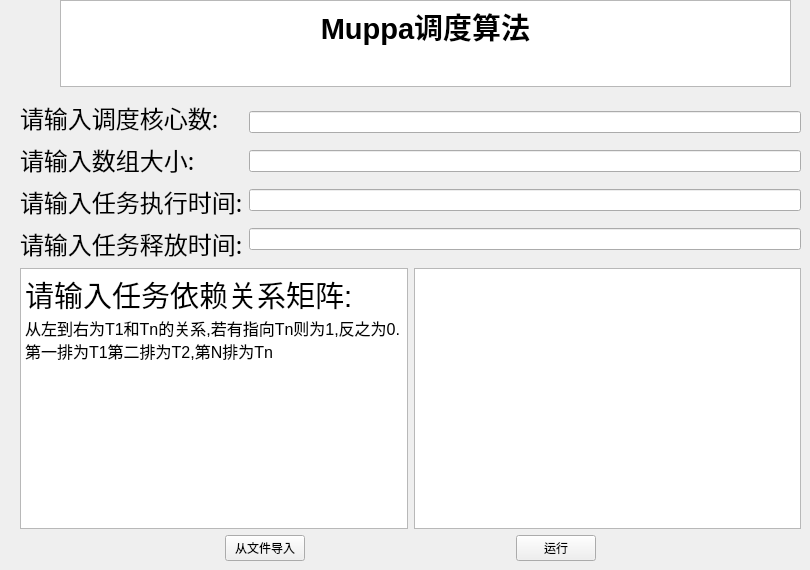
    <widget class="QWidget" name="page_2">
     <widget class="QWidget" name="verticalLayoutWidget">
      <property name="geometry">
       <rect>
        <x>60</x>
        <y>0</y>
        <width>731</width>
        <height>87</height>
       </rect>
      </property>
      <layout class="QVBoxLayout" name="verticalLayout">
       <item>
        <widget class="QTextBrowser" name="textBrowser_4">
         <property name="html">
          <string>&lt;!DOCTYPE HTML PUBLIC &quot;-//W3C//DTD HTML 4.0//EN&quot; &quot;http://www.w3.org/TR/REC-html40/strict.dtd&quot;&gt;
&lt;html&gt;&lt;head&gt;&lt;meta name=&quot;qrichtext&quot; content=&quot;1&quot; /&gt;&lt;meta charset=&quot;utf-8&quot; /&gt;&lt;style type=&quot;text/css&quot;&gt;
p, li { white-space: pre-wrap; }
hr { height: 1px; border-width: 0; }
li.unchecked::marker { content: &quot;\2610&quot;; }
li.checked::marker { content: &quot;\2612&quot;; }
&lt;/style&gt;&lt;/head&gt;&lt;body style=&quot; font-family:'Microsoft YaHei UI'; font-size:9pt; font-weight:400; font-style:normal;&quot;&gt;
&lt;p align=&quot;center&quot; style=&quot; margin-top:0px; margin-bottom:0px; margin-left:0px; margin-right:0px; -qt-block-indent:0; text-indent:0px;&quot;&gt;&lt;span style=&quot; font-size:22pt; font-weight:700;&quot;&gt;Muppa调度算法&lt;/span&gt;&lt;/p&gt;&lt;/body&gt;&lt;/html&gt;</string>
         </property>
        </widget>
       </item>
      </layout>
     </widget>
     <widget class="QWidget" name="layoutWidget">
      <property name="geometry">
       <rect>
        <x>20</x>
        <y>100</y>
        <width>781</width>
        <height>461</height>
       </rect>
      </property>
      <layout class="QVBoxLayout" name="verticalLayout_7">
       <item>
        <layout class="QHBoxLayout" name="horizontalLayout_13">
         <item>
          <layout class="QVBoxLayout" name="verticalLayout_3">
           <item>
            <widget class="QLabel" name="label_8">
             <property name="font">
              <font>
               <family>黑体</family>
               <pointsize>18</pointsize>
              </font>
             </property>
             <property name="text">
              <string>请输入调度核心数:</string>
             </property>
            </widget>
           </item>
           <item>
            <widget class="QLabel" name="label_5">
             <property name="font">
              <font>
               <family>黑体</family>
               <pointsize>18</pointsize>
              </font>
             </property>
             <property name="text">
              <string>请输入数组大小:</string>
             </property>
            </widget>
           </item>
           <item>
            <widget class="QLabel" name="label_6">
             <property name="font">
              <font>
               <family>黑体</family>
               <pointsize>18</pointsize>
              </font>
             </property>
             <property name="text">
              <string>请输入任务执行时间:</string>
             </property>
            </widget>
           </item>
           <item>
            <widget class="QLabel" name="label_7">
             <property name="font">
              <font>
               <family>黑体</family>
               <pointsize>18</pointsize>
              </font>
             </property>
             <property name="text">
              <string>请输入任务释放时间:</string>
             </property>
            </widget>
           </item>
          </layout>
         </item>
         <item>
          <layout class="QVBoxLayout" name="verticalLayout_2">
           <item>
            <widget class="QLineEdit" name="lineEdit_7"/>
           </item>
           <item>
            <widget class="QLineEdit" name="lineEdit_4"/>
           </item>
           <item>
            <widget class="QLineEdit" name="lineEdit_5"/>
           </item>
           <item>
            <widget class="QLineEdit" name="lineEdit_6"/>
           </item>
          </layout>
         </item>
        </layout>
       </item>
       <item>
        <layout class="QHBoxLayout" name="horizontalLayout_14">
         <item>
          <widget class="QTextBrowser" name="textBrowser_5">
           <property name="autoFillBackground">
            <bool>true</bool>
           </property>
           <property name="styleSheet">
            <string notr="true"> pal.setColor(QPalette::Base, QColor(240,240,240));</string>
           </property>
           <property name="html">
            <string>&lt;!DOCTYPE HTML PUBLIC &quot;-//W3C//DTD HTML 4.0//EN&quot; &quot;http://www.w3.org/TR/REC-html40/strict.dtd&quot;&gt;
&lt;html&gt;&lt;head&gt;&lt;meta name=&quot;qrichtext&quot; content=&quot;1&quot; /&gt;&lt;meta charset=&quot;utf-8&quot; /&gt;&lt;style type=&quot;text/css&quot;&gt;
p, li { white-space: pre-wrap; }
hr { height: 1px; border-width: 0; }
li.unchecked::marker { content: &quot;\2610&quot;; }
li.checked::marker { content: &quot;\2612&quot;; }
&lt;/style&gt;&lt;/head&gt;&lt;body style=&quot; font-family:'Microsoft YaHei UI'; font-size:9pt; font-weight:400; font-style:normal;&quot;&gt;
&lt;p style=&quot; margin-top:0px; margin-bottom:0px; margin-left:0px; margin-right:0px; -qt-block-indent:0; text-indent:0px;&quot;&gt;&lt;span style=&quot; font-size:22pt;&quot;&gt;请输入任务依赖关系矩阵:&lt;/span&gt;&lt;/p&gt;
&lt;p style=&quot; margin-top:0px; margin-bottom:0px; margin-left:0px; margin-right:0px; -qt-block-indent:0; text-indent:0px;&quot;&gt;&lt;span style=&quot; font-family:'宋体','monospace'; font-size:12pt; color:#000000;&quot;&gt;从左到右为&lt;/span&gt;&lt;span style=&quot; font-family:'JetBrains Mono','monospace'; font-size:12pt; color:#000000;&quot;&gt;T1&lt;/span&gt;&lt;span style=&quot; font-family:'宋体','monospace'; font-size:12pt; color:#000000;&quot;&gt;和&lt;/span&gt;&lt;span style=&quot; font-family:'JetBrains Mono','monospace'; font-size:12pt; color:#000000;&quot;&gt;Tn&lt;/span&gt;&lt;span style=&quot; font-family:'宋体','monospace'; font-size:12pt; color:#000000;&quot;&gt;的关系&lt;/span&gt;&lt;span style=&quot; font-family:'JetBrains Mono','monospace'; font-size:12pt; color:#000000;&quot;&gt;,&lt;/span&gt;&lt;span style=&quot; font-family:'宋体','monospace'; font-size:12pt; color:#000000;&quot;&gt;若有指向&lt;/span&gt;&lt;span style=&quot; font-family:'JetBrains Mono','monospace'; font-size:12pt; color:#000000;&quot;&gt;Tn&lt;/span&gt;&lt;span style=&quot; font-family:'宋体','monospace'; font-size:12pt; color:#000000;&quot;&gt;则为&lt;/span&gt;&lt;span style=&quot; font-family:'JetBrains Mono','monospace'; font-size:12pt; color:#000000;&quot;&gt;1,&lt;/span&gt;&lt;span style=&quot; font-family:'宋体','monospace'; font-size:12pt; color:#000000;&quot;&gt;反之为&lt;/span&gt;&lt;span style=&quot; font-family:'JetBrains Mono','monospace'; font-size:12pt; color:#000000;&quot;&gt;0.&lt;/span&gt;&lt;span style=&quot; font-family:'宋体','monospace'; font-size:12pt; color:#000000;&quot;&gt;第一排为&lt;/span&gt;&lt;span style=&quot; font-family:'JetBrains Mono','monospace'; font-size:12pt; color:#000000;&quot;&gt;T1&lt;/span&gt;&lt;span style=&quot; font-family:'宋体','monospace'; font-size:12pt; color:#000000;&quot;&gt;第二排为&lt;/span&gt;&lt;span style=&quot; font-family:'JetBrains Mono','monospace'; font-size:12pt; color:#000000;&quot;&gt;T2,&lt;/span&gt;&lt;span style=&quot; font-family:'宋体','monospace'; font-size:12pt; color:#000000;&quot;&gt;第&lt;/span&gt;&lt;span style=&quot; font-family:'JetBrains Mono','monospace'; font-size:12pt; color:#000000;&quot;&gt;N&lt;/span&gt;&lt;span style=&quot; font-family:'宋体','monospace'; font-size:12pt; color:#000000;&quot;&gt;排为&lt;/span&gt;&lt;span style=&quot; font-family:'JetBrains Mono','monospace'; font-size:12pt; color:#000000;&quot;&gt;Tn&lt;/span&gt;&lt;/p&gt;&lt;/body&gt;&lt;/html&gt;</string>
           </property>
          </widget>
         </item>
         <item>
          <widget class="QPlainTextEdit" name="plainTextEdit_2"/>
         </item>
        </layout>
       </item>
       <item>
        <layout class="QHBoxLayout" name="horizontalLayout_15">
         <item>
          <spacer name="horizontalSpacer_3">
           <property name="orientation">
            <enum>Qt::Horizontal</enum>
           </property>
           <property name="sizeHint" stdset="0">
            <size>
             <width>40</width>
             <height>20</height>
            </size>
           </property>
          </spacer>
         </item>
         <item>
          <widget class="QPushButton" name="pushButton_5">
           <property name="text">
            <string>从文件导入</string>
           </property>
          </widget>
         </item>
         <item>
          <spacer name="horizontalSpacer_2">
           <property name="orientation">
            <enum>Qt::Horizontal</enum>
           </property>
           <property name="sizeHint" stdset="0">
            <size>
             <width>40</width>
             <height>20</height>
            </size>
           </property>
          </spacer>
         </item>
         <item>
          <widget class="QPushButton" name="pushButton_6">
           <property name="text">
            <string>运行</string>
           </property>
          </widget>
         </item>
         <item>
          <spacer name="horizontalSpacer_4">
           <property name="orientation">
            <enum>Qt::Horizontal</enum>
           </property>
           <property name="sizeHint" stdset="0">
            <size>
             <width>40</width>
             <height>20</height>
            </size>
           </property>
          </spacer>
         </item>
        </layout>
       </item>
      </layout>
     </widget>
    </widget>
